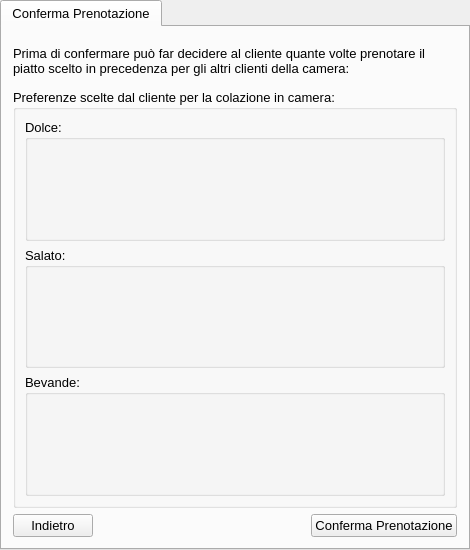
<?xml version="1.0" encoding="UTF-8"?>
<ui version="4.0">
 <class>tabwidgetConfermaPrenotazioneColazioneInCamera</class>
 <widget class="QTabWidget" name="tabwidgetConfermaPrenotazioneColazioneInCamera">
  <property name="geometry">
   <rect>
    <x>0</x>
    <y>0</y>
    <width>470</width>
    <height>550</height>
   </rect>
  </property>
  <property name="minimumSize">
   <size>
    <width>470</width>
    <height>550</height>
   </size>
  </property>
  <property name="font">
   <font>
    <family>Arial</family>
    <pointsize>10</pointsize>
   </font>
  </property>
  <property name="windowTitle">
   <string>Struttura Alberghiera: Conferma Prenotazione Colazione In Camera</string>
  </property>
  <widget class="QWidget" name="tab">
   <attribute name="title">
    <string>Conferma Prenotazione</string>
   </attribute>
   <layout class="QGridLayout" name="gridLayout">
    <property name="leftMargin">
     <number>11</number>
    </property>
    <property name="topMargin">
     <number>11</number>
    </property>
    <property name="rightMargin">
     <number>11</number>
    </property>
    <property name="bottomMargin">
     <number>11</number>
    </property>
    <item row="0" column="0" colspan="3">
     <widget class="QLabel" name="labelIntroduzione">
      <property name="sizePolicy">
       <sizepolicy hsizetype="Preferred" vsizetype="Fixed">
        <horstretch>0</horstretch>
        <verstretch>0</verstretch>
       </sizepolicy>
      </property>
      <property name="text">
       <string>Prima di confermare può far decidere al cliente quante volte prenotare il piatto scelto in precedenza per gli altri clienti della camera:</string>
      </property>
      <property name="wordWrap">
       <bool>true</bool>
      </property>
     </widget>
    </item>
    <item row="4" column="2">
     <widget class="QPushButton" name="btnConfermaPrenotazione">
      <property name="text">
       <string>Conferma Prenotazione</string>
      </property>
     </widget>
    </item>
    <item row="4" column="0">
     <widget class="QPushButton" name="btnIndietro">
      <property name="text">
       <string>Indietro</string>
      </property>
     </widget>
    </item>
    <item row="4" column="1">
     <spacer name="horizontalSpacer">
      <property name="orientation">
       <enum>Qt::Horizontal</enum>
      </property>
      <property name="sizeHint" stdset="0">
       <size>
        <width>40</width>
        <height>20</height>
       </size>
      </property>
     </spacer>
    </item>
    <item row="1" column="0" colspan="3">
     <widget class="QGroupBox" name="groupboxPreferenzeColazioneInCameraCliente">
      <property name="title">
       <string>Preferenze scelte dal cliente per la colazione in camera:</string>
      </property>
      <layout class="QGridLayout" name="gridLayout_5">
       <item row="1" column="0">
        <widget class="QGroupBox" name="groupboxSalatoConfermaPrenotazioneColazioneInCamera">
         <property name="title">
          <string>Salato:</string>
         </property>
         <layout class="QFormLayout" name="formLayoutSalato"/>
        </widget>
       </item>
       <item row="0" column="0">
        <widget class="QGroupBox" name="groupboxDolceConfermaPrenotazioneColazioneInCamera">
         <property name="title">
          <string>Dolce:</string>
         </property>
         <layout class="QFormLayout" name="formLayoutDolce"/>
        </widget>
       </item>
       <item row="2" column="0">
        <widget class="QGroupBox" name="groupboxBevandeConfermaPrenotazioneColazioneInCamera">
         <property name="title">
          <string>Bevande:</string>
         </property>
         <layout class="QFormLayout" name="formLayoutBevande"/>
        </widget>
       </item>
      </layout>
     </widget>
    </item>
   </layout>
  </widget>
 </widget>
 <resources/>
 <connections/>
</ui>
